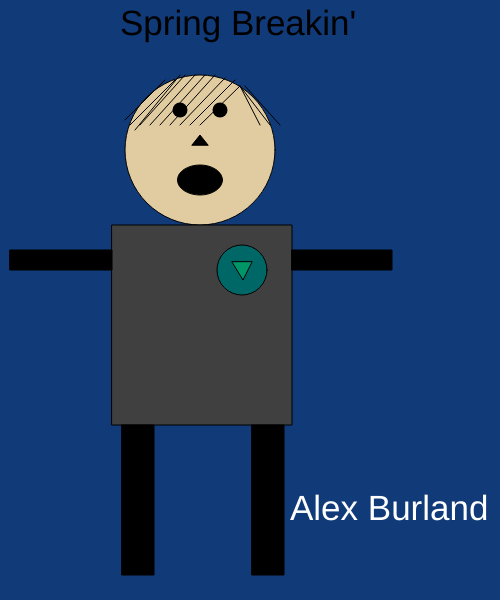
Frame 1 (no input)
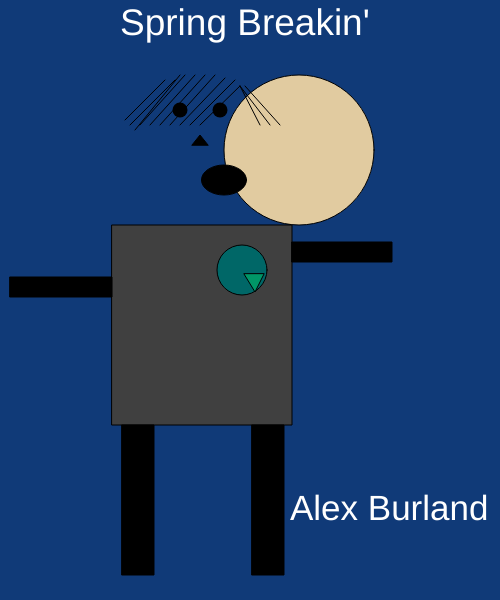
Frame 60 (no input)
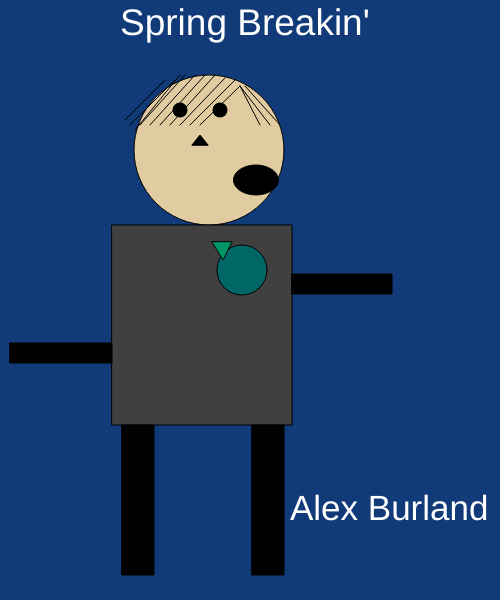
Frame 120 (the mouse pressed at the canvas centre since frame 60)

The p5.js sketch that drew these frames (run headless with seeded random() and noise() and a simulated clock; from frame 60 on, the mouse is pressed at the canvas centre):

// p5.js sketch
// ── sketch.js
var x = 200;
var y = 180;
var a = 292;
var b = 250;
var c = 10;
var d = 250;
var e = 200;
var f = 150;
var g = 232;
var h = 262;
var j = 243;
var k = 280;
var m = 252;
var n = 262;

var diameter = 50;
var size = 35;
var sizeDirection = 2;
var count = 0;
var movementarm1;
var movementarm2;
var movementmouth;
var movementshirt;
var movementhead;

function setup() {
    createCanvas(500, 600);
    movementarm1 = floor(random() * 10) + 1;
    movementarm2 = floor(random() * 10) + 1;
    movementmouth = floor(random() * 10) + 1;
    movementshirt = floor(random() * 10) + 1;
    movementhead = floor(random() * 10) +1;
  }
  
  function draw() {
    background(16, 58, 120);
    textSize(size)
    size+= sizeDirection;
    count++;
    if(count > 5)
    {
      sizeDirection *=-1;
      count = 0;
    }
    text("Spring Breakin'", 120, 35);

    //head
    fill(225, 203, 160);
    circle(e, f, 150);
    if (e >= 300 || e <= 100) {
      movementhead *=-1;
     }
     e += movementhead;

    //eyes
    strokeWeight(15);
    fill(0, 150, 150);
    point(180, 110);
    point(220, 110);

    //nose
    strokeWeight(1);
    fill(0, 0, 0);
    triangle(192, 145, 200, 135, 208, 145);

    //mouth
    ellipse(x, y, 45, 30);
    if (x >= 250 || x <= 150) {
      movementmouth *=-1;
     }
     x += movementmouth;

    //hair
    line(130, 125, 175, 80);
    line(125, 120, 165, 80);
    line(135, 130, 180, 75);
    line(140, 125, 185, 75);
    line(150, 125, 195, 75);
    line(160, 125, 205, 75);
    line(170, 125, 215, 75);
    line(180, 125, 225, 78);
    line(190, 125, 235, 80);
    line(200, 125, 240, 86);
    line(260, 125, 240, 86);
    line(270, 125, 240, 86);
    line(280, 125, 245, 86);

    //body
    fill(64, 64, 64);
    rect(112, 225, 180, 200,);

    //left arm
    fill(0, 0, 0);
    rect(a, b, 100, 20);
    if (b >= 350 || b <= 230) {
      movementarm1 *=-1;
     }
     b += movementarm1;

    //right arm
    fill(0, 0, 0);
    rect(c, d, 102, 20);
    if (d >= 350 || d <= 230) {
      movementarm2 *=-1;
     }
     d += movementarm2;

    //left leg
    rect(252, 425, 32, 150);

    //right leg
    rect(122, 425, 32, 150);

    //shirt
    fill(0, 103, 103);
    circle(242, 270, 50);
    fill(0, 150, 103);
    triangle(g, h, j, k, m, n);
    if (g >= 300 || g <= 200 || h >= 300 || h <= 200 || j >= 300 || j <= 200 ||
      k >= 300 || k <= 200 || m >= 300 || m <= 200 || n >= 300 || n <= 200)
      {
      movementshirt *=-1;
     }
     g += movementshirt;
     h += movementshirt;
     j += movementshirt;
     k += movementshirt;
     m += movementshirt;
     n += movementshirt;

    fill(255);
    textSize(35);
    text("Alex Burland",290,520 );
  }
